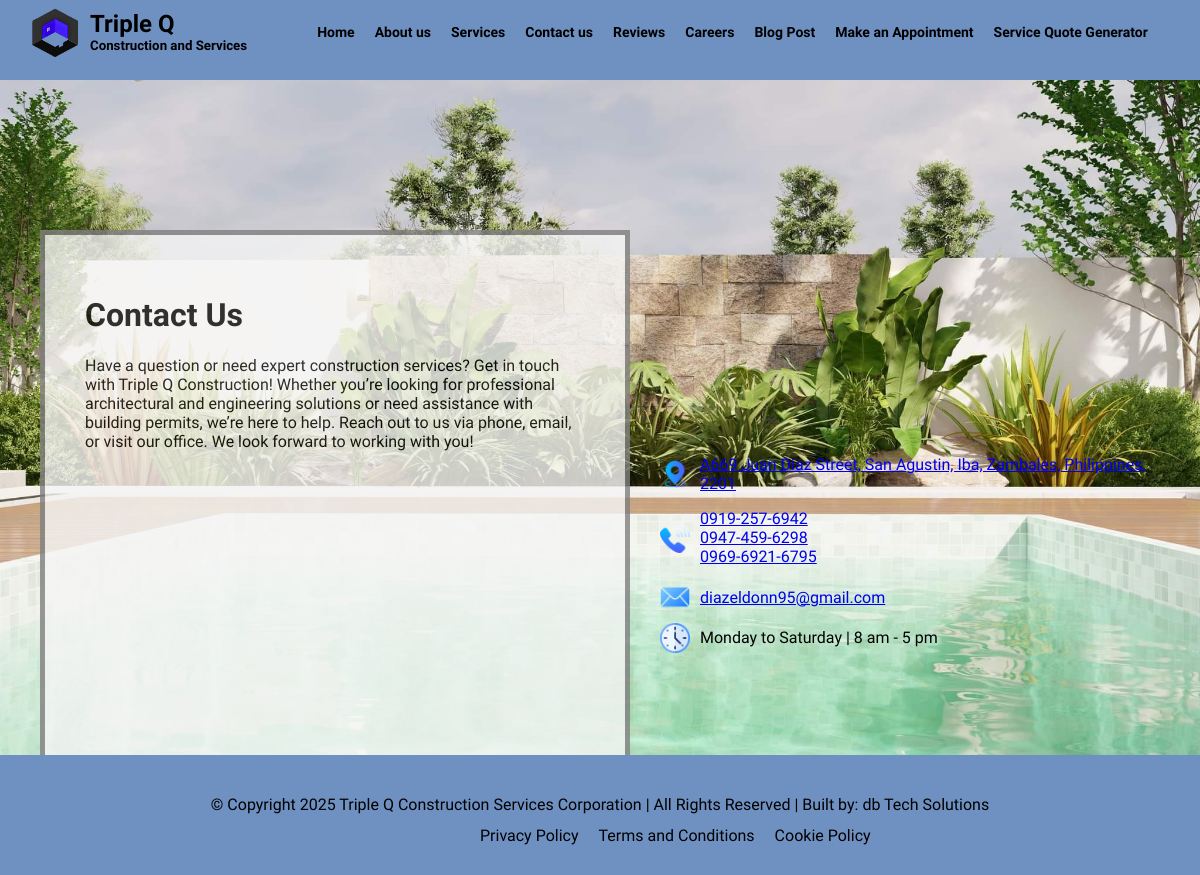
Screenshot of /contactus with the database file from the repository.
### tables this page shows
CREATE TABLE contact_info (
    id INTEGER PRIMARY KEY AUTOINCREMENT,
    phone TEXT NOT NULL,
    email TEXT NOT NULL,
    address TEXT NOT NULL,
    office_hours TEXT NOT NULL
);

### app.py (the view)
@app.route("/contactus")
def contact_us():
    contact = db.execute("SELECT * FROM contact_info WHERE id = 1")[0]
    return render_template("contactus.html", contact=contact)

### templates/contactus.html (shortened to what this page needs)
{% extends "layout.html" %}
{% block stylesheet %}
    <link rel="stylesheet" href="/static/styles/contactus.css">
{% endblock %}
{% block main %}
    <div class="contact-container">
        <h1>Contact Us</h1>
        <p>Have a question or need expert construction services? Get in touch with Triple Q Construction! Whether you’re looking for professional architectural and engineering solutions or need assistance with building permits, we’re here to help. Reach out to us via phone, email, or visit our office. We look forward to working with you!</p>
    </div>
    <div class="contactdetails-container">
        <div class="details-container">
            <img class="icon-image" src="/static/icons/location.png" alt="">
            <a href="https://maps.app.goo.gl/hUR6XLGpzPN27ni57" target="_blank">{{ contact.address | safe }}</a>
        </div>
        <div class="details-container">
            <img class="icon-image" src="/static/icons/phone-call.png" alt="">
            <p>
                {% for phone in contact.phone.split('<br>') %}
                    {% set cleaned_phone = phone|replace('-', '') %}
                    <a href="tel:{{ cleaned_phone }}">{{ phone }}</a><br>
                {% endfor %}
            </p>
        </div>
        <div class="details-container">
            <img class="icon-image" src="/static/icons/mail.png" alt="">
            <a href="https://mail.google.com/mail/?view=cm&to={{ contact.email | safe }}" target="_blank">{{ contact.email | safe }}</a>
        </div>
        <div class="details-container">
            <img class="icon-image" src="/static/icons/clock.png" alt="">
            <p>{{ contact.office_hours | safe }}</p>
        </div>
    </div>
{% endblock %}

### static/styles/general.css (style rules this page uses)
html, body { margin: 0; padding: 0; overflow-x: hidden; min-height: 100vh; display: flex; flex-direction: column; }
body { background-color: rgba(245, 245, 245, 0.49); }
body, h2, h5 { margin: 0; padding: 0; font-family: "Arima"; }
body { position: relative; min-height: 100vh; }
.icon-image { width: 30px; height: 30px; }

### static/styles/contactus.css (style rules this page uses)
.contact-container { position: absolute; top: 150px; left: 40px; width: 500px; height: 500px; border: 5px solid grey; background-color: whitesmoke; opacity: 0.8; padding: 40px; animation: slideInLeft 1.5s ease-out; }
.contactdetails-container { position: absolute; bottom: 0px; right: 40px; width: 500px; height: 300px; display: flex; flex-direction: column; animation: slideInRight 1.5s ease-out; }
.details-container { display: flex; align-items: center; gap: 10px; opacity: 0; transform: translateY(20px); animation: fadeInUp 1s ease-out forwards; }
.details-container:nth-child(1) { animation-delay: 0.5s; }
.details-container:nth-child(2) { animation-delay: 0.7s; }
.details-container:nth-child(3) { animation-delay: 0.9s; }
.details-container:nth-child(4) { animation-delay: 1.1s; }

### rows the page displays
contact_info: address "A669 Juan Diaz Street, San Agustin, Iba, Zambales, Philippines, 2201", email "diazeldonn95@gmail.com", office_hours "Monday to Saturday | 8 am - 5 pm"

### other values shown
{{ phone }} "0919-257-6942" "0947-459-6298" "0969-6921-6795"
